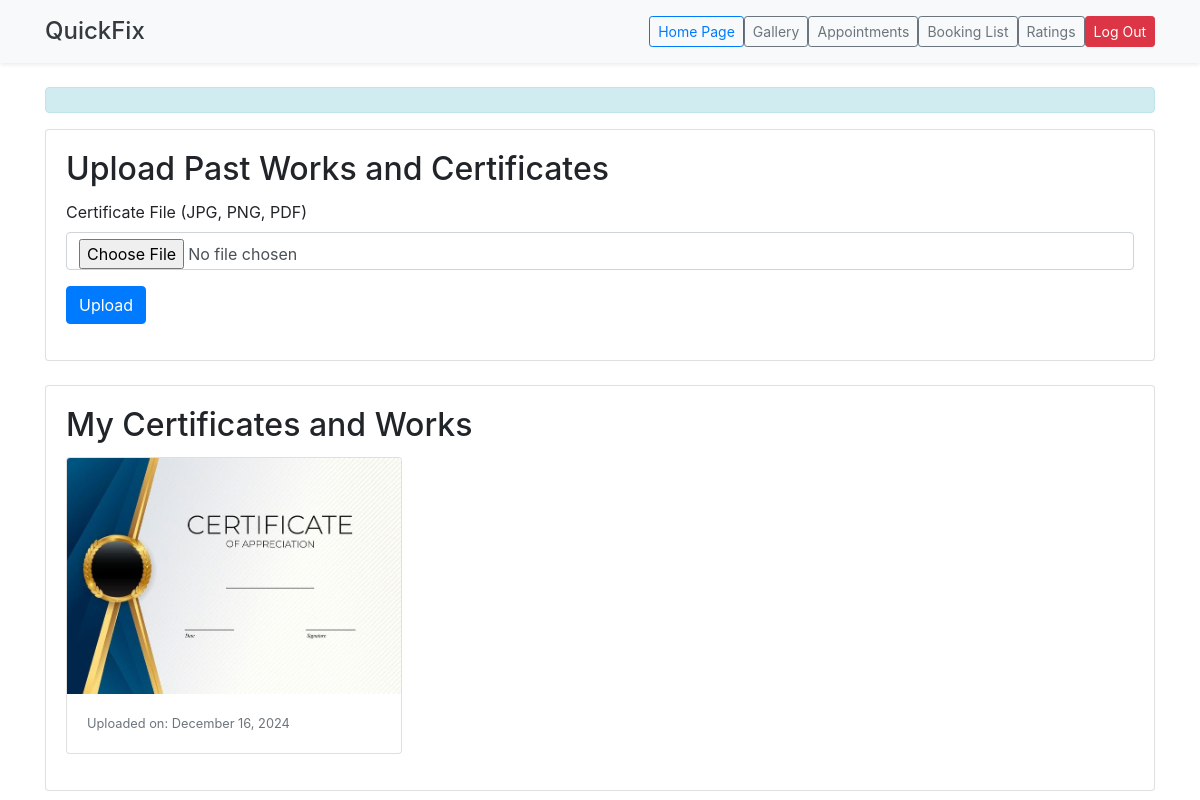
Screenshot of /pages/certificates.php (signed in) with the database file from the repository.
### tables this page shows
CREATE TABLE `certifications` (
  `id` int(11) NOT NULL,
  `fixer_id` int(11) NOT NULL,
  `certificate_img` varchar(255) NOT NULL,
  `created_at` timestamp NOT NULL DEFAULT current_timestamp()
);

### pages/certificates.php (the view, shortened to what this page needs)
<?php
require_once $_SERVER['DOCUMENT_ROOT'] . '/quickfix-php/config/db.php';
$user_id = $_SESSION['user_id'];
$stmt = $conn->prepare("SELECT id, certificate_img, created_at FROM certifications WHERE fixer_id = ?");
$stmt->bind_param("i", $user_id);
$stmt->execute();
$result = $stmt->get_result();
$certificates = $result->fetch_all(MYSQLI_ASSOC);
?>
<header class="bg-light text-dark p-3 shadow-sm">
        <div class="container d-flex justify-content-between align-items-center">
            <h1 class="h4 mb-0">QuickFix</h1>
            <nav class="d-flex gap-2">
                <a href="fixerProfile.php" class="btn btn-outline-primary btn-sm">Home Page</a>
                <a href="certificates.php" class="btn btn-outline-secondary btn-sm">Gallery</a>
                <a href="appointments.php" class="btn btn-outline-secondary btn-sm">Appointments</a>
                <a href="bookinglist.php" class="btn btn-outline-secondary btn-sm">Booking List</a>
                <a href="ratings.php" class="btn btn-outline-secondary btn-sm">Ratings</a>
                <a href="/quickfix-php/pages/logout.php" class="btn btn-danger btn-sm">Log Out</a>
            </nav>
        </div>
    </header>
<link rel="stylesheet" href="https://stackpath.bootstrapcdn.com/bootstrap/4.5.2/css/bootstrap.min.css">
<div class="container mt-4">
    <div class="alert alert-info" role="alert">
    </div>
    <div class="card mb-4">
        <div class="card-body">
            <h2 class="card-title">Upload Past Works and Certificates</h2>
            <form id="certificateUploadForm" method="POST" enctype="multipart/form-data">
                <div class="form-group">
                    <label for="certificate">Certificate File (JPG, PNG, PDF)</label>
                    <input type="file" id="certificate" name="certificate" class="form-control" accept=".jpg,.jpeg,.png,.pdf" required>
                </div>
                <button type="submit" class="btn btn-primary">Upload</button>
            </form>
        </div>
    </div>
    <div class="card">
        <div class="card-body">
            <h2 class="card-title">My Certificates and Works</h2>
            <?php if (empty($certificates)): ?>
                <div class="alert alert-info">Nothing uploaded yet.</div>
            <?php else: ?>
                <div class="row">
                    <?php foreach ($certificates as $certificate): ?>
                        <div class="col-md-4 mb-3">
                            <div class="card">
                                <a href=".<?php echo htmlspecialchars($certificate['certificate_img']); ?>" target="_blank">
                                    <img src=".<?php echo htmlspecialchars($certificate['certificate_img']); ?>" class="card-img-top" alt="Certificate">
                                </a>
                                <div class="card-body">
                                    <p class="card-text">
                                        <small class="text-muted">Uploaded on: <?php echo date('F j, Y', strtotime($certificate['created_at'])); ?></small>
                                    </p>
                                </div>
                            </div>
                        </div>
                    <?php endforeach; ?>
                </div>
            <?php endif; ?>
        </div>
    </div>
</div>

### rows the page displays
certifications: certificate_img (picture), created_at "December 16, 2024"
